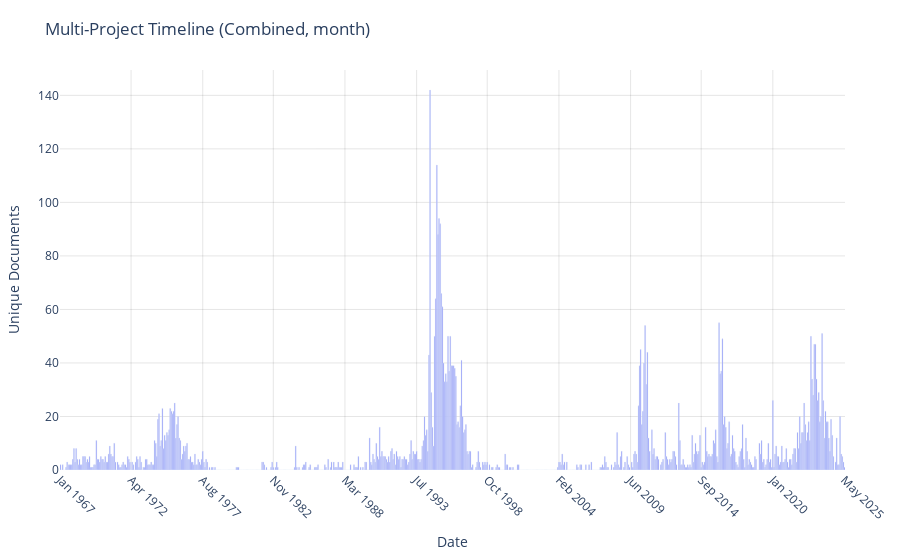

The notebook cell this image was saved under:
### Code cell
# Multi-project Plotly visualization (refactored to use CleaningParams)
from typing import Sequence, Literal

def _infer_bar_width_ms(dates: pd.Series) -> int:
    """Infer bar width (ms) as 80% of the first interval between consecutive dates.

    Falls back to a 1-day width if only one date or irregular spacing. """
    if dates is None or len(dates) == 0:
        return 24 * 3600 * 1000
    if len(dates) > 1:
        delta_days = (dates.iloc[1] - dates.iloc[0]).days or 1
    else:
        delta_days = 1
    return int(delta_days * 0.8 * 24 * 3600 * 1000)

def multi_project_date_timeline_viz_plotly(
    directory_paths: Sequence[str],
    base_mount: str,
    agg_interval: str = "month",
    start_date: Optional[str] = None,
    end_date: Optional[str] = None,
    max_xtick_labels: int = 18,
    type_str: str = "line",   # 'line' or 'bar'
    cleaning: CleaningParams | None = None,
    verbose_clean: bool = False,
    return_individual: bool = False,
    annotations: Optional[List[DateAnnotation]] = None,
) -> Tuple[pd.DataFrame, go.Figure] | Tuple[pd.DataFrame, go.Figure, pd.DataFrame]:
    """
    Simplified multi-project timeline: aggregates (sums) document counts across all
    provided directories into a single combined timeline.

    For each directory:
      1. Query date mentions.
      2. Apply optional cleaning (CleaningParams).
      3. Aggregate to unique-document counts per interval.
      4. Fill missing intervals.

    Then sums per-interval counts across projects.

    Parameters
    ----------
    directory_paths : Sequence[str]
        Project directory absolute paths.
    base_mount : str
        Base mount used for server path extraction.
    agg_interval : str
        One of day|week|month|year.
    type_str : str
        'line' or 'bar'.
    cleaning : CleaningParams | None
        Cleaning parameters; if None, raw data.
    return_individual : bool
        If True also returns long-form per-project timeline counts.

    Returns
    -------
    combined_timeline : DataFrame
        Columns: ['date','document_count'] (summed across projects).
    fig : go.Figure
        Plotly figure (single combined trace).
    (optional) long_df : DataFrame
        If requested: ['project','date','document_count'] per project.
    """
    if agg_interval not in FREQ_MAP:
        raise ValueError(f"Invalid interval {agg_interval}")
    if not directory_paths:
        empty = pd.DataFrame(columns=['date','document_count'])
        fig = go.Figure()
        fig.add_annotation(text="No directories provided", x=0.5, y=0.5, showarrow=False)
        return (empty, fig, empty) if return_individual else (empty, fig)

    project_results: list[Tuple[str, pd.DataFrame]] = []
    meta_reports: dict[str, dict] = {}

    for path in directory_paths:
        try:
            df = get_date_data_from_db(path, base_mount, start_date, end_date)
            if df.empty:
                continue
            cleaned, report = apply_cleaning(df, cleaning, verbose_clean, return_report=True)
            aggregated = aggregate_by_interval(cleaned, agg_interval)
            timeline = create_complete_timeline(
                aggregated, agg_interval, start_date=start_date, end_date=end_date
            )
            name = Path(path).name
            if not timeline.empty:
                project_results.append((name, timeline))
                meta_reports[name] = {**report, 'cleaning_params': asdict(cleaning) if cleaning else {}}
        except Exception as e:
            print(f"Warning: failed processing {path}: {e}")
            continue

    if not project_results:
        empty = pd.DataFrame(columns=['date','document_count'])
        fig = go.Figure()
        fig.add_annotation(text="No data after filtering", x=0.5, y=0.5, showarrow=False)
        fig.update_layout(title="Multi-Project Document Date Timeline")
        return (empty, fig, empty) if return_individual else (empty, fig)

    # Long form per-project
    long_rows = []
    for name, tl in project_results:
        tmp = tl.copy()
        tmp['project'] = name
        long_rows.append(tmp[['project','date','document_count']])
    long_df = pd.concat(long_rows, ignore_index=True)

    # Sum across projects
    combined = (long_df.groupby('date', as_index=False)
                        .agg(document_count=('document_count','sum'))
                        .sort_values('date'))

    # Build figure (reuse single-project plot creator, then retitle)
    fig = create_timeline_plot_plotly(
        timeline_df=combined,
        directory_path="",  # placeholder
        interval=agg_interval,
        max_ticks=max_xtick_labels,
        type_str=type_str,
        annotations=annotations,
    )
    fig.update_layout(title=f"Multi-Project Timeline (Combined, {agg_interval})")

    # Attach meta (no mode now)
    fig_meta = {
        'projects': list(meta_reports.keys()),
        'reports': meta_reports,
        'interval': agg_interval,
        'cleaning_params': asdict(cleaning) if cleaning else {}
    }
    existing_meta = getattr(fig.layout, 'meta', None) or {}
    if not isinstance(existing_meta, dict):
        existing_meta = {'_original_meta': existing_meta}
    merged_meta = {**existing_meta, 'multi_clean_reports': fig_meta}
    fig.update_layout(meta=merged_meta)

    if return_individual:
        return combined, fig, long_df
    return combined, fig

# Example multi-project usage (adjust paths as needed)
example_projects = [
    r"N:\\PPDO\\Records\\37xx   Oakes College\\3701\\3701",
    r"N:\\PPDO\\Records\\63xx   Music Facility\\6300\\6300-014",
    r"N:\\PPDO\\Records\\100xx  Multiple Locations\\10010\\10010",
    r"N:\\PPDO\\Records\\111xx  Area Planning Documents and Studies\\11105",
    r"N:\\PPDO\\Records\\63xx   Music Facility\\6300\\6300-002",
    r"N:\\PPDO\\Records\\63xx   Music Facility\\6300\\6300-004",
    r"N:\\PPDO\\Records\\63xx   Music Facility\\6300\\6300-007",
    r"N:\\PPDO\\Records\\63xx   Music Facility\\6300\\6300-011",
    r"N:\\PPDO\\Records\\63xx   Music Facility\\6300\\6300-014",
    r"N:\\PPDO\\Records\\63xx   Music Facility\\6301\\6301",
    r"N:\\PPDO\\Records\\63xx   Music Facility\\6301\\6301-001",
    r"N:\\PPDO\\Records\\90xx  Campus Utilities\\9098\\9098D",
    r"N:\\PPDO\\Records\\100xx  Multiple Locations\\10000\\10000-206",
    r"N:\\PPDO\\Records\\31xx   Performing Arts Center\\3124\\3124-003",
    r"N:\\PPDO\\Records\\63xx   Music Facility\\6302\\6302"
 ]

combined_df, multi_fig = multi_project_date_timeline_viz_plotly(
    example_projects,
    base_mount=base_mount,
    agg_interval='month',
    type_str='bar',
    max_xtick_labels=12,
    cleaning=clean_params,
    return_individual=False,
)
multi_fig.show()

### Figure 1 — Plotly figure (JSON) as saved in the notebook; plotly's stock layout.template omitted (floating-point values rounded to 4 significant figures; data arrays with more than 128 entries replaced by an {"elided": "..."} marker saying what was removed)
{"data": [{"type": "bar", "width": {"elided": "701 int values"}, "x": {"elided": "701 str values"}, "y": {"elided": "701 int values"}}], "layout": {"margin": {"b": 60, "l": 60, "r": 20, "t": 70}, "meta": {"multi_clean_reports": {"cleaning_params": {"dbscan_eps_days": 90, "dbscan_min_samples": 5, "use_dbscan": true, "use_year_freq": true, "year_freq_min_abs": 3, "year_freq_ratio": 0.02, "year_max": 2025, "year_min": 1965}, "interval": "month", "projects": ["3701", "6300-014", "10010", "11105", "6300-002", "6300-004", "6300-007", "6300-011", "6301", "10000-206", "3124-003", "6302"], "reports": {"3701": {"cleaning_params": {"dbscan_eps_days": 90, "dbscan_min_samples": 5, "use_dbscan": true, "use_year_freq": true, "year_freq_min_abs": 3, "year_freq_ratio": 0.02, "year_max": 2025, "year_min": 1965}, "final_rows": 1975, "initial_rows": 2049, "removed_dbscan": 63, "removed_year_frequency": 3, "removed_year_window": 8, "total_removed": 74}, "6301": {"cleaning_params": {"dbscan_eps_days": 90, "dbscan_min_samples": 5, "use_dbscan": true, "use_year_freq": true, "year_freq_min_abs": 3, "year_freq_ratio": 0.02, "year_max": 2025, "year_min": 1965}, "final_rows": 4480, "initial_rows": 4728, "removed_dbscan": 86, "removed_year_frequency": 1, "removed_year_window": 161, "total_removed": 248}, "6302": {"cleaning_params": {"dbscan_eps_days": 90, "dbscan_min_samples": 5, "use_dbscan": true, "use_year_freq": true, "year_freq_min_abs": 3, "year_freq_ratio": 0.02, "year_max": 2025, "year_min": 1965}, "final_rows": 213, "initial_rows": 278, "removed_dbscan": 56, "removed_year_frequency": 0, "removed_year_window": 9, "total_removed": 65}, "10010": {"cleaning_params": {"dbscan_eps_days": 90, "dbscan_min_samples": 5, "use_dbscan": true, "use_year_freq": true, "year_freq_min_abs": 3, "year_freq_ratio": 0.02, "year_max": 2025, "year_min": 1965}, "final_rows": 655, "initial_rows": 784, "removed_dbscan": 105, "removed_year_frequency": 1, "removed_year_window": 23, "total_removed": 129}, "11105": {"cleaning_params": {"dbscan_eps_days": 90, "dbscan_min_samples": 5, "use_dbscan": true, "use_year_freq": true, "year_freq_min_abs": 3, "year_freq_ratio": 0.02, "year_max": 2025, "year_min": 1965}, "final_rows": 6, "initial_rows": 6, "removed_dbscan": 0, "removed_year_frequency": 0, "removed_year_window": 0, "total_removed": 0}, "10000-206": {"cleaning_params": {"dbscan_eps_days": 90, "dbscan_min_samples": 5, "use_dbscan": true, "use_year_freq": true, "year_freq_min_abs": 3, "year_freq_ratio": 0.02, "year_max": 2025, "year_min": 1965}, "final_rows": 4, "initial_rows": 4, "removed_dbscan": 0, "removed_year_frequency": 0, "removed_year_window": 0, "total_removed": 0}, "3124-003": {"cleaning_params": {"dbscan_eps_days": 90, "dbscan_min_samples": 5, "use_dbscan": true, "use_year_freq": true, "year_freq_min_abs": 3, "year_freq_ratio": 0.02, "year_max": 2025, "year_min": 1965}, "final_rows": 8, "initial_rows": 15, "removed_dbscan": 6, "removed_year_frequency": 0, "removed_year_window": 1, "total_removed": 7}, "6300-002": {"cleaning_params": {"dbscan_eps_days": 90, "dbscan_min_samples": 5, "use_dbscan": true, "use_year_freq": true, "year_freq_min_abs": 3, "year_freq_ratio": 0.02, "year_max": 2025, "year_min": 1965}, "final_rows": 6, "initial_rows": 6, "removed_dbscan": 0, "removed_year_frequency": 0, "removed_year_window": 0, "total_removed": 0}, "6300-004": {"cleaning_params": {"dbscan_eps_days": 90, "dbscan_min_samples": 5, "use_dbscan": true, "use_year_freq": true, "year_freq_min_abs": 3, "year_freq_ratio": 0.02, "year_max": 2025, "year_min": 1965}, "final_rows": 42, "initial_rows": 52, "removed_dbscan": 10, "removed_year_frequency": 0, "removed_year_window": 0, "total_removed": 10}, "6300-007": {"cleaning_params": {"dbscan_eps_days": 90, "dbscan_min_samples": 5, "use_dbscan": true, "use_year_freq": true, "year_freq_min_abs": 3, "year_freq_ratio": 0.02, "year_max": 2025, "year_min": 1965}, "final_rows": 127, "initial_rows": 152, "removed_dbscan": 23, "removed_year_frequency": 0, "removed_year_window": 2, "total_removed": 25}, "6300-011": {"cleaning_params": {"dbscan_eps_days": 90, "dbscan_min_samples": 5, "use_dbscan": true, "use_year_freq": true, "year_freq_min_abs": 3, "year_freq_ratio": 0.02, "year_max": 2025, "year_min": 1965}, "final_rows": 1710, "initial_rows": 1865, "removed_dbscan": 81, "removed_year_frequency": 1, "removed_year_window": 73, "total_removed": 155}, "6300-014": {"cleaning_params": {"dbscan_eps_days": 90, "dbscan_min_samples": 5, "use_dbscan": true, "use_year_freq": true, "year_freq_min_abs": 3, "year_freq_ratio": 0.02, "year_max": 2025, "year_min": 1965}, "final_rows": 104, "initial_rows": 176, "removed_dbscan": 59, "removed_year_frequency": 0, "removed_year_window": 13, "total_removed": 72}}}}, "plot_bgcolor": "white", "title": {"text": "Multi-Project Timeline (Combined, month)"}, "xaxis": {"gridcolor": "rgba(0,0,0,0.1)", "showgrid": true, "tickangle": 45, "tickmode": "array", "ticktext": ["Jan 1967", "Apr 1972", "Aug 1977", "Nov 1982", "Mar 1988", "Jul 1993", "Oct 1998", "Feb 2004", "Jun 2009", "Sep 2014", "Jan 2020", "May 2025"], "tickvals": ["1967-01-01T00:00:00", "1972-04-01T00:00:00", "1977-08-01T00:00:00", "1982-11-01T00:00:00", "1988-03-01T00:00:00", "1993-07-01T00:00:00", "1998-10-01T00:00:00", "2004-02-01T00:00:00", "2009-06-01T00:00:00", "2014-09-01T00:00:00", "2020-01-01T00:00:00", "2025-05-01T00:00:00"], "title": {"text": "Date"}, "zeroline": false}, "yaxis": {"gridcolor": "rgba(0,0,0,0.1)", "showgrid": true, "title": {"text": "Unique Documents"}, "zeroline": false}}}
